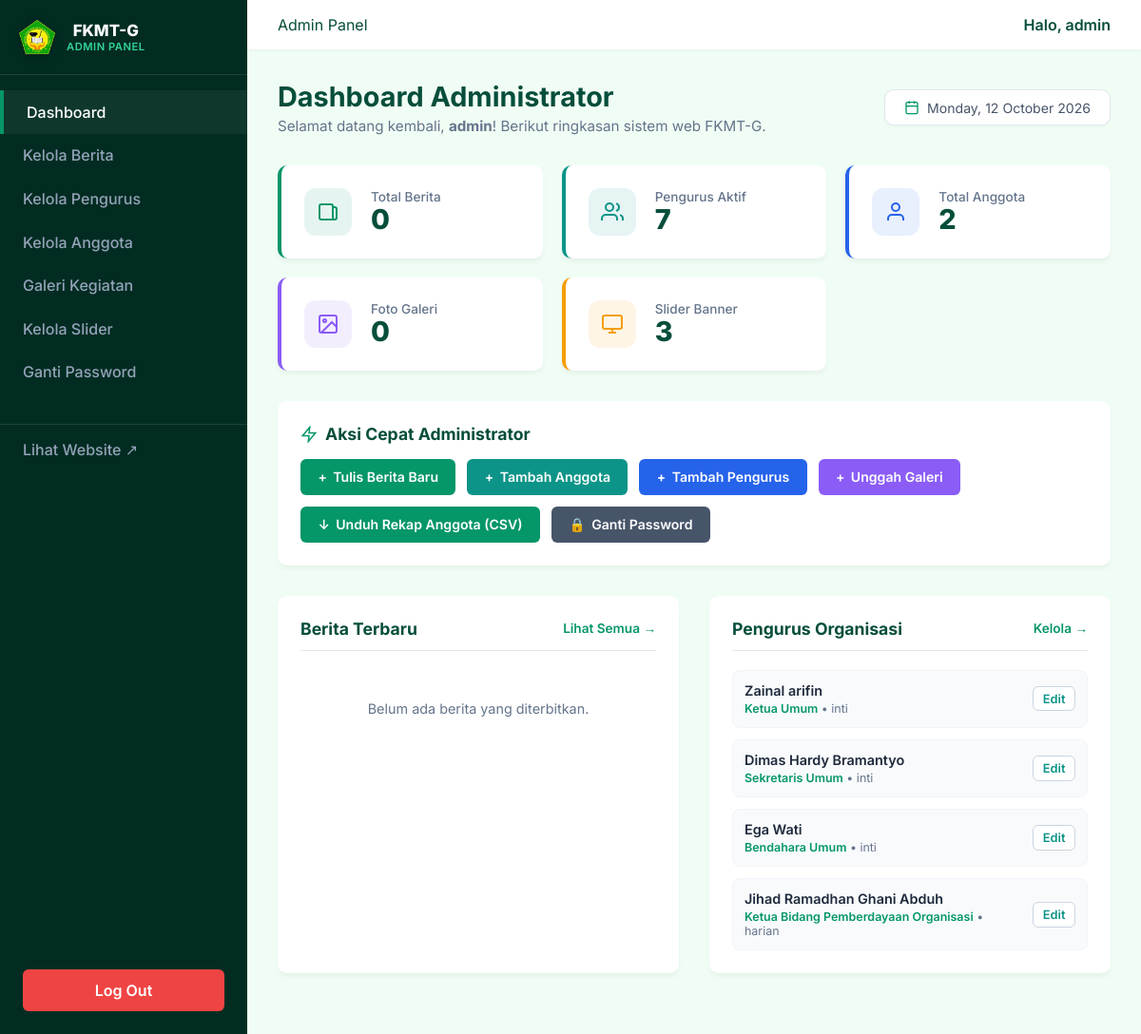
Page /admin (signed in) on the committed database.
### tables this page shows
CREATE TABLE `pengurus` (
  `id` int(11) NOT NULL AUTO_INCREMENT,
  `nama` varchar(255) NOT NULL,
  `jabatan` varchar(150) NOT NULL,
  `deskripsi` text DEFAULT NULL,
  `foto` varchar(255) DEFAULT NULL,
  `urutan` int(11) DEFAULT 0,
  `kategori` enum('inti','harian','bidang') DEFAULT 'bidang',
  `created_at` timestamp NULL DEFAULT current_timestamp(),
  PRIMARY KEY (`id`)
);

### app/Controllers/AdminController.php (called while the page is built, shortened)
<?php
class AdminController {
    public function dashboard() {
        $db = new \app\Config\Database();
        $conn = $db->getConnection();
        $totalBerita = (int)$conn->query("SELECT COUNT(*) as total FROM berita")->fetch()['total'];
        $totalPengurus = (int)$conn->query("SELECT COUNT(*) as total FROM pengurus")->fetch()['total'];
        $totalAnggota = (int)$conn->query("SELECT COUNT(*) as total FROM anggota")->fetch()['total'];
        $totalGaleri = (int)$conn->query("SELECT COUNT(*) as total FROM galeri")->fetch()['total'];
        $totalSlider = (int)$conn->query("SELECT COUNT(*) as total FROM slider")->fetch()['total'];
        $recentBerita = $conn->query("SELECT id, judul, slug, kategori, created_at FROM berita ORDER BY created_at DESC LIMIT 4")->fetchAll();
        $recentPengurus = $conn->query("SELECT id, nama, jabatan, kategori FROM pengurus ORDER BY id ASC LIMIT 4")->fetchAll();
        require_once __DIR__ . '/../../views/admin/dashboard.php';
    }
}

### public/index.php (called while the page is built, shortened)
<?php
require_once __DIR__ . '/../routes/web.php';

### views/admin/dashboard.php (the view, shortened to what this page needs)
<div style="display: flex; justify-content: space-between; align-items: center; margin-bottom: 2rem; flex-wrap: wrap; gap: 1rem;">
    <div>
        <h1 class="page-title" style="margin-bottom: 0.25rem;">Dashboard Administrator</h1>
        <p style="color: #64748B; font-size: 0.95rem;">Selamat datang kembali, <strong><?= htmlspecialchars($_SESSION['admin_username'] ?? 'Admin') ?></strong>! Berikut ringkasan sistem web FKMT-G.</p>
    </div>
    <div style="background: white; padding: 0.6rem 1.25rem; border-radius: 10px; border: 1px solid #E2E8F0; font-size: 0.88rem; color: #475569; display: flex; align-items: center; gap: 0.5rem; box-shadow: 0 1px 3px rgba(0,0,0,0.05);">
        <svg width="16" height="16" viewBox="0 0 24 24" fill="none" stroke="#059669" stroke-width="2">
            <rect x="3" y="4" width="18" height="18" rx="2" ry="2"></rect>
            <line x1="16" y1="2" x2="16" y2="6"></line>
            <line x1="8" y1="2" x2="8" y2="6"></line>
            <line x1="3" y1="10" x2="21" y2="10"></line>
        </svg>
        <span><?= date('l, d F Y') ?></span>
    </div>
</div>
<div style="display: grid; grid-template-columns: repeat(auto-fit, minmax(210px, 1fr)); gap: 1.25rem; margin-bottom: 2rem;">
    <a href="/admin/berita" style="text-decoration: none; color: inherit;">
        <div class="card" style="display: flex; align-items: center; gap: 1.25rem; border-left: 4px solid #059669; transition: transform 0.2s, box-shadow 0.2s;" onmouseover="this.style.transform='translateY(-3px)'" onmouseout="this.style.transform='translateY(0)'">
            <div style="width: 50px; height: 50px; border-radius: 12px; background: rgba(5, 150, 105, 0.1); display: flex; align-items: center; justify-content: center; color: #059669;">
                <svg width="24" height="24" viewBox="0 0 24 24" fill="none" stroke="currentColor" stroke-width="2">
                    <path d="M19 20H5a2 2 0 0 1-2-2V6a2 2 0 0 1 2-2h10a2 2 0 0 1 2 2v1m2 13a2 2 0 0 1-2-2V7m2 13a2 2 0 0 0 2-2V9a2 2 0 0 0-2-2h-2"></path>
                </svg>
            </div>
            <div>
                <div style="font-size: 0.85rem; color: #64748B; font-weight: 500;">Total Berita</div>
                <div style="font-size: 1.8rem; font-weight: 800; color: #064E3B; line-height: 1.1;"><?= $totalBerita ?? 0 ?></div>
            </div>
        </div>
    </a>
    <a href="/admin/pengurus" style="text-decoration: none; color: inherit;">
        <div class="card" style="display: flex; align-items: center; gap: 1.25rem; border-left: 4px solid #0D9488; transition: transform 0.2s, box-shadow 0.2s;" onmouseover="this.style.transform='translateY(-3px)'" onmouseout="this.style.transform='translateY(0)'">
            <div style="width: 50px; height: 50px; border-radius: 12px; background: rgba(13, 148, 136, 0.1); display: flex; align-items: center; justify-content: center; color: #0D9488;">
                <svg width="24" height="24" viewBox="0 0 24 24" fill="none" stroke="currentColor" stroke-width="2">
                    <path d="M17 21v-2a4 4 0 0 0-4-4H5a4 4 0 0 0-4 4v2"></path>
                    <circle cx="9" cy="7" r="4"></circle>
                    <path d="M23 21v-2a4 4 0 0 0-3-3.87"></path>
                    <path d="M16 3.13a4 4 0 0 1 0 7.75"></path>
                </svg>
            </div>
            <div>
                <div style="font-size: 0.85rem; color: #64748B; font-weight: 500;">Pengurus Aktif</div>
                <div style="font-size: 1.8rem; font-weight: 800; color: #064E3B; line-height: 1.1;"><?= $totalPengurus ?? 0 ?></div>
            </div>
        </div>
    </a>
    <a href="/admin/anggota" style="text-decoration: none; color: inherit;">
        <div class="card" style="display: flex; align-items: center; gap: 1.25rem; border-left: 4px solid #2563EB; transition: transform 0.2s, box-shadow 0.2s;" onmouseover="this.style.transform='translateY(-3px)'" onmouseout="this.style.transform='translateY(0)'">
            <div style="width: 50px; height: 50px; border-radius: 12px; background: rgba(37, 99, 235, 0.1); display: flex; align-items: center; justify-content: center; color: #2563EB;">
                <svg width="24" height="24" viewBox="0 0 24 24" fill="none" stroke="currentColor" stroke-width="2">
                    <path d="M20 21v-2a4 4 0 0 0-4-4H8a4 4 0 0 0-4 4v2"></path>
                    <circle cx="12" cy="7" r="4"></circle>
                </svg>
            </div>
            <div>
                <div style="font-size: 0.85rem; color: #64748B; font-weight: 500;">Total Anggota</div>
                <div style="font-size: 1.8rem; font-weight: 800; color: #064E3B; line-height: 1.1;"><?= $totalAnggota ?? 0 ?></div>
            </div>
        </div>
    </a>
    <a href="/admin/galeri" style="text-decoration: none; color: inherit;">
        <div class="card" style="display: flex; align-items: center; gap: 1.25rem; border-left: 4px solid #8B5CF6; transition: transform 0.2s, box-shadow 0.2s;" onmouseover="this.style.transform='translateY(-3px)'" onmouseout="this.style.transform='translateY(0)'">
            <div style="width: 50px; height: 50px; border-radius: 12px; background: rgba(139, 92, 246, 0.1); display: flex; align-items: center; justify-content: center; color: #8B5CF6;">
                <svg width="24" height="24" viewBox="0 0 24 24" fill="none" stroke="currentColor" stroke-width="2">
                    <rect x="3" y="3" width="18" height="18" rx="2" ry="2"></rect>
                    <circle cx="8.5" cy="8.5" r="1.5"></circle>
                    <polyline points="21 15 16 10 5 21"></polyline>
                </svg>
            </div>
            <div>
                <div style="font-size: 0.85rem; color: #64748B; font-weight: 500;">Foto Galeri</div>
                <div style="font-size: 1.8rem; font-weight: 800; color: #064E3B; line-height: 1.1;"><?= $totalGaleri ?? 0 ?></div>
            </div>
        </div>
    </a>
    <a href="/admin/slider" style="text-decoration: none; color: inherit;">
        <div class="card" style="display: flex; align-items: center; gap: 1.25rem; border-left: 4px solid #F59E0B; transition: transform 0.2s, box-shadow 0.2s;" onmouseover="this.style.transform='translateY(-3px)'" onmouseout="this.style.transform='translateY(0)'">
            <div style="width: 50px; height: 50px; border-radius: 12px; background: rgba(245, 158, 11, 0.1); display: flex; align-items: center; justify-content: center; color: #F59E0B;">
                <svg width="24" height="24" viewBox="0 0 24 24" fill="none" stroke="currentColor" stroke-width="2">
                    <rect x="2" y="3" width="20" height="14" rx="2" ry="2"></rect>
                    <line x1="8" y1="21" x2="16" y2="21"></line>
                    <line x1="12" y1="17" x2="12" y2="21"></line>
                </svg>
            </div>
            <div>
                <div style="font-size: 0.85rem; color: #64748B; font-weight: 500;">Slider Banner</div>
                <div style="font-size: 1.8rem; font-weight: 800; color: #064E3B; line-height: 1.1;"><?= $totalSlider ?? 0 ?></div>
            </div>
        </div>
    </a>
</div>
<div class="card" style="margin-bottom: 2rem;">
    <h2 style="font-size: 1.1rem; color: #064E3B; font-weight: 700; margin-bottom: 1rem; display: flex; align-items: center; gap: 0.5rem;">
        <svg width="18" height="18" viewBox="0 0 24 24" fill="none" stroke="#059669" stroke-width="2">
            <polygon points="13 2 3 14 12 14 11 22 21 10 12 10 13 2"></polygon>
        </svg>
        Aksi Cepat Administrator
    </h2>
    <div style="display: flex; flex-wrap: wrap; gap: 0.75rem;">
        <a href="/admin/berita/tambah" class="btn-primary" style="display: inline-flex; align-items: center; gap: 0.4rem; font-size: 0.88rem; padding: 0.65rem 1.15rem;">
            <span>+</span> Tulis Berita Baru
        </a>
        <a href="/admin/anggota/tambah" class="btn-primary" style="background-color: #0D9488; display: inline-flex; align-items: center; gap: 0.4rem; font-size: 0.88rem; padding: 0.65rem 1.15rem;">
            <span>+</span> Tambah Anggota
        </a>
        <a href="/admin/pengurus/tambah" class="btn-primary" style="background-color: #2563EB; display: inline-flex; align-items: center; gap: 0.4rem; font-size: 0.88rem; padding: 0.65rem 1.15rem;">
            <span>+</span> Tambah Pengurus
        </a>
        <a href="/admin/galeri/tambah" class="btn-primary" style="background-color: #8B5CF6; display: inline-flex; align-items: center; gap: 0.4rem; font-size: 0.88rem; padding: 0.65rem 1.15rem;">
            <span>+</span> Unggah Galeri
        </a>
        <a href="/admin/anggota/export" class="btn-primary" style="background-color: #059669; display: inline-flex; align-items: center; gap: 0.4rem; font-size: 0.88rem; padding: 0.65rem 1.15rem;">
            <span>↓</span> Unduh Rekap Anggota (CSV)
        </a>
        <a href="/admin/password" class="btn-primary" style="background-color: #475569; display: inline-flex; align-items: center; gap: 0.4rem; font-size: 0.88rem; padding: 0.65rem 1.15rem;">
            <span>🔒</span> Ganti Password
        </a>
    </div>
</div>
<div style="display: grid; grid-template-columns: repeat(auto-fit, minmax(350px, 1fr)); gap: 2rem; margin-bottom: 2rem;">
    <div class="card">
        <div style="display: flex; justify-content: space-between; align-items: center; margin-bottom: 1.25rem; border-bottom: 1px solid #E2E8F0; padding-bottom: 0.75rem;">
            <h2 style="font-size: 1.1rem; color: #064E3B; font-weight: 700; margin: 0;">Berita Terbaru</h2>
            <a href="/admin/berita" style="font-size: 0.85rem; color: #059669; font-weight: 600; text-decoration: none;">Lihat Semua &rarr;</a>
        </div>
        <?php if(!empty($recentBerita)): ?>
            <div style="display: flex; flex-direction: column; gap: 0.75rem;">
                <?php foreach($recentBerita as $rb): ?>
                <div style="padding: 0.75rem; border-radius: 8px; background: #F8FAFC; border: 1px solid #F1F5F9; display: flex; justify-content: space-between; align-items: center; gap: 1rem;">
                    <div style="min-width: 0; flex: 1;">
                        <a href="/berita/detail/<?= htmlspecialchars($rb['slug']) ?>" target="_blank" style="font-weight: 600; color: #1E293B; text-decoration: none; font-size: 0.9rem; display: block; overflow: hidden; text-overflow: ellipsis; white-space: nowrap;">
                            <?= htmlspecialchars($rb['judul']) ?>
                        </a>
                        <div style="font-size: 0.78rem; color: #64748B; margin-top: 0.2rem; display: flex; gap: 0.5rem; align-items: center;">
                            <span style="background: rgba(5,150,105,0.1); color: #059669; padding: 0.1rem 0.4rem; border-radius: 4px; font-weight: 600;"><?= htmlspecialchars($rb['kategori']) ?></span>
                            <span><?= date('d M Y', strtotime($rb['created_at'])) ?></span>
                        </div>
                    </div>
                    <a href="/admin/berita/edit/<?= $rb['id'] ?>" style="font-size: 0.8rem; color: #0D9488; text-decoration: none; font-weight: 600; white-space: nowrap; padding: 0.3rem 0.6rem; border: 1px solid #CBD5E1; border-radius: 6px; background: white;">Edit</a>
                </div>
                <?php endforeach; ?>
            </div>
        <?php else: ?>
            <p style="color: #64748B; font-size: 0.9rem; text-align: center; padding: 2rem 0;">Belum ada berita yang diterbitkan.</p>
        <?php endif; ?>
    </div>
    <div class="card">
        <div style="display: flex; justify-content: space-between; align-items: center; margin-bottom: 1.25rem; border-bottom: 1px solid #E2E8F0; padding-bottom: 0.75rem;">
            <h2 style="font-size: 1.1rem; color: #064E3B; font-weight: 700; margin: 0;">Pengurus Organisasi</h2>
            <a href="/admin/pengurus" style="font-size: 0.85rem; color: #059669; font-weight: 600; text-decoration: none;">Kelola &rarr;</a>
        </div>
        <?php if(!empty($recentPengurus)): ?>
            <div style="display: flex; flex-direction: column; gap: 0.75rem;">
                <?php foreach($recentPengurus as $rp): ?>
                <div style="padding: 0.75rem; border-radius: 8px; background: #F8FAFC; border: 1px solid #F1F5F9; display: flex; justify-content: space-between; align-items: center; gap: 1rem;">
                    <div>
                        <div style="font-weight: 600; color: #1E293B; font-size: 0.9rem;">
                            <?= htmlspecialchars($rp['nama']) ?>
                        </div>
                        <div style="font-size: 0.78rem; color: #64748B; margin-top: 0.2rem;">
                            <span style="font-weight: 600; color: #059669;"><?= htmlspecialchars($rp['jabatan']) ?></span>
                            <?php if(!empty($rp['kategori'])): ?>
                                &bull; <?= htmlspecialchars($rp['kategori']) ?>
                            <?php endif; ?>
                        </div>
                    </div>
                    <a href="/admin/pengurus/edit/<?= $rp['id'] ?>" style="font-size: 0.8rem; color: #0D9488; text-decoration: none; font-weight: 600; white-space: nowrap; padding: 0.3rem 0.6rem; border: 1px solid #CBD5E1; border-radius: 6px; background: white;">Edit</a>
                </div>
                <?php endforeach; ?>
            </div>
        <?php else: ?>
            <p style="color: #64748B; font-size: 0.9rem; text-align: center; padding: 2rem 0;">Belum ada pengurus terdaftar.</p>
        <?php endif; ?>
    </div>
</div>
<?php require_once __DIR__ . '/../layouts/master_admin.php'; ?>

### public/assets/css/admin.css (style rules this page uses)
:root { --primary: #059669; --dark: #064E3B; --light: #F0FDF4; --sidebar: #022C22; --text-muted: #64748B; }
* { margin: 0; padding: 0; box-sizing: border-box; font-family: 'Inter', sans-serif; }
body { background: var(--light); color: var(--dark); display: flex; min-height: 100vh; }
.page-title { font-size: 1.8rem; margin-bottom: 1.5rem; color: var(--dark); }
.card { background: white; border-radius: 10px; padding: 1.5rem; box-shadow: 0 4px 6px -1px rgba(0,0,0,0.05); }
.btn-primary { display: inline-block; background-color: var(--primary); color: white; padding: 0.6rem 1.2rem; border-radius: 6px; text-decoration: none; font-weight: 600; transition: background-color 0.2s ease; border: none; cursor: pointer; }

### rows in the picture
pengurus: nama "Zainal arifin", jabatan "Ketua Umum", kategori "inti"
pengurus: nama "Dimas Hardy Bramantyo", jabatan "Sekretaris Umum", kategori "inti"
pengurus: nama "Ega Wati", jabatan "Bendahara Umum", kategori "inti"
pengurus: nama "Jihad Ramadhan Ghani Abduh", jabatan "Ketua Bidang Pemberdayaan Organisasi", kategori "harian"

### other values in the picture
$_SESSION['admin_username'] "admin"
$totalBerita "0"
$totalPengurus "7"
$totalAnggota "2"
$totalGaleri "0"
$totalSlider "3"
